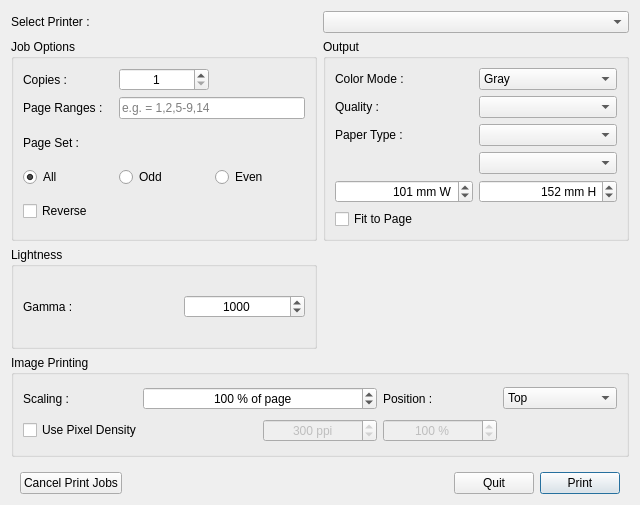
<?xml version="1.0" encoding="UTF-8"?>
<ui version="4.0">
 <class>Dialog</class>
 <widget class="QDialog" name="Dialog">
  <property name="geometry">
   <rect>
    <x>0</x>
    <y>0</y>
    <width>640</width>
    <height>505</height>
   </rect>
  </property>
  <property name="windowTitle">
   <string>Quik Print</string>
  </property>
  <layout class="QGridLayout" name="gridLayout_4">
   <property name="bottomMargin">
    <number>2</number>
   </property>
   <item row="0" column="0">
    <widget class="QLabel" name="label_7">
     <property name="text">
      <string>Select Printer :</string>
     </property>
    </widget>
   </item>
   <item row="0" column="1">
    <widget class="QComboBox" name="printersCombo"/>
   </item>
   <item row="1" column="0">
    <widget class="QGroupBox" name="groupBox">
     <property name="title">
      <string>Job Options</string>
     </property>
     <layout class="QGridLayout" name="gridLayout">
      <item row="0" column="0">
       <widget class="QLabel" name="label_4">
        <property name="text">
         <string>Copies :</string>
        </property>
       </widget>
      </item>
      <item row="0" column="1">
       <widget class="QSpinBox" name="copiesSpin">
        <property name="alignment">
         <set>Qt::AlignCenter</set>
        </property>
        <property name="minimum">
         <number>1</number>
        </property>
       </widget>
      </item>
      <item row="3" column="0">
       <widget class="QLabel" name="label_6">
        <property name="text">
         <string>Page Set :</string>
        </property>
       </widget>
      </item>
      <item row="4" column="0">
       <widget class="QRadioButton" name="pageSetAll">
        <property name="text">
         <string>All</string>
        </property>
        <property name="checked">
         <bool>true</bool>
        </property>
       </widget>
      </item>
      <item row="4" column="1">
       <widget class="QRadioButton" name="pageSetOdd">
        <property name="text">
         <string>Odd</string>
        </property>
        <property name="icon">
         <iconset resource="resources.qrc">
          <normaloff>:/icons/odd-page.png</normaloff>:/icons/odd-page.png</iconset>
        </property>
        <property name="iconSize">
         <size>
          <width>16</width>
          <height>16</height>
         </size>
        </property>
       </widget>
      </item>
      <item row="4" column="2">
       <widget class="QRadioButton" name="pageSetEven">
        <property name="text">
         <string>Even</string>
        </property>
        <property name="icon">
         <iconset resource="resources.qrc">
          <normaloff>:/icons/even-page.png</normaloff>:/icons/even-page.png</iconset>
        </property>
        <property name="iconSize">
         <size>
          <width>16</width>
          <height>16</height>
         </size>
        </property>
       </widget>
      </item>
      <item row="2" column="1" colspan="2">
       <widget class="QLineEdit" name="pagerangeEdit">
        <property name="placeholderText">
         <string>e.g. = 1,2,5-9,14</string>
        </property>
       </widget>
      </item>
      <item row="2" column="0">
       <widget class="QLabel" name="label_3">
        <property name="text">
         <string>Page Ranges :</string>
        </property>
       </widget>
      </item>
      <item row="5" column="0">
       <widget class="QCheckBox" name="reverseBtn">
        <property name="sizePolicy">
         <sizepolicy hsizetype="Minimum" vsizetype="Preferred">
          <horstretch>0</horstretch>
          <verstretch>0</verstretch>
         </sizepolicy>
        </property>
        <property name="text">
         <string>Reverse</string>
        </property>
       </widget>
      </item>
     </layout>
    </widget>
   </item>
   <item row="3" column="0" colspan="2">
    <widget class="QGroupBox" name="groupBox_3">
     <property name="title">
      <string>Image Printing</string>
     </property>
     <layout class="QGridLayout" name="gridLayout_3">
      <item row="0" column="0">
       <widget class="QLabel" name="label_8">
        <property name="text">
         <string>Scaling :</string>
        </property>
       </widget>
      </item>
      <item row="0" column="1" colspan="2">
       <widget class="QSpinBox" name="scalingSpin">
        <property name="alignment">
         <set>Qt::AlignCenter</set>
        </property>
        <property name="suffix">
         <string> % of page</string>
        </property>
        <property name="minimum">
         <number>5</number>
        </property>
        <property name="maximum">
         <number>800</number>
        </property>
        <property name="value">
         <number>100</number>
        </property>
       </widget>
      </item>
      <item row="0" column="3">
       <widget class="QLabel" name="label_9">
        <property name="text">
         <string>Position :</string>
        </property>
       </widget>
      </item>
      <item row="0" column="4">
       <widget class="QComboBox" name="positionCombo">
        <item>
         <property name="text">
          <string>Top</string>
         </property>
        </item>
        <item>
         <property name="text">
          <string>Center</string>
         </property>
        </item>
        <item>
         <property name="text">
          <string>Bottom</string>
         </property>
        </item>
       </widget>
      </item>
      <item row="1" column="0" colspan="2">
       <widget class="QCheckBox" name="pixelDensityBtn">
        <property name="text">
         <string>Use Pixel Density</string>
        </property>
       </widget>
      </item>
      <item row="1" column="2">
       <widget class="QSpinBox" name="ppiSpin">
        <property name="enabled">
         <bool>false</bool>
        </property>
        <property name="alignment">
         <set>Qt::AlignCenter</set>
        </property>
        <property name="suffix">
         <string> ppi</string>
        </property>
        <property name="minimum">
         <number>100</number>
        </property>
        <property name="maximum">
         <number>1200</number>
        </property>
        <property name="value">
         <number>300</number>
        </property>
       </widget>
      </item>
      <item row="1" column="3">
       <widget class="QSpinBox" name="naturalScalingSpin">
        <property name="enabled">
         <bool>false</bool>
        </property>
        <property name="alignment">
         <set>Qt::AlignCenter</set>
        </property>
        <property name="suffix">
         <string> %</string>
        </property>
        <property name="maximum">
         <number>400</number>
        </property>
        <property name="value">
         <number>100</number>
        </property>
       </widget>
      </item>
     </layout>
    </widget>
   </item>
   <item row="5" column="0" colspan="2">
    <widget class="QWidget" name="widget" native="true">
     <property name="sizePolicy">
      <sizepolicy hsizetype="Preferred" vsizetype="Fixed">
       <horstretch>0</horstretch>
       <verstretch>0</verstretch>
      </sizepolicy>
     </property>
     <layout class="QHBoxLayout" name="horizontalLayout">
      <item>
       <widget class="QPushButton" name="cancelJobsBtn">
        <property name="text">
         <string>Cancel Print Jobs</string>
        </property>
        <property name="icon">
         <iconset theme="edit-clear">
          <normaloff/>
         </iconset>
        </property>
        <property name="iconSize">
         <size>
          <width>24</width>
          <height>24</height>
         </size>
        </property>
       </widget>
      </item>
      <item>
       <spacer name="horizontalSpacer">
        <property name="orientation">
         <enum>Qt::Horizontal</enum>
        </property>
        <property name="sizeHint" stdset="0">
         <size>
          <width>435</width>
          <height>20</height>
         </size>
        </property>
       </spacer>
      </item>
      <item>
       <widget class="QPushButton" name="quitBtn">
        <property name="text">
         <string>Quit</string>
        </property>
        <property name="icon">
         <iconset theme="process-stop">
          <normaloff/>
         </iconset>
        </property>
       </widget>
      </item>
      <item>
       <widget class="QPushButton" name="printBtn">
        <property name="text">
         <string>Print</string>
        </property>
        <property name="icon">
         <iconset theme="document-print">
          <normaloff/>
         </iconset>
        </property>
        <property name="default">
         <bool>true</bool>
        </property>
       </widget>
      </item>
     </layout>
    </widget>
   </item>
   <item row="2" column="0">
    <widget class="QGroupBox" name="groupBox_4">
     <property name="title">
      <string>Lightness</string>
     </property>
     <layout class="QHBoxLayout" name="horizontalLayout_2">
      <property name="spacing">
       <number>40</number>
      </property>
      <item>
       <widget class="QLabel" name="label_10">
        <property name="text">
         <string>Gamma :</string>
        </property>
       </widget>
      </item>
      <item>
       <widget class="QSpinBox" name="gammaSpin">
        <property name="alignment">
         <set>Qt::AlignCenter</set>
        </property>
        <property name="minimum">
         <number>250</number>
        </property>
        <property name="maximum">
         <number>4000</number>
        </property>
        <property name="singleStep">
         <number>10</number>
        </property>
        <property name="value">
         <number>1000</number>
        </property>
       </widget>
      </item>
     </layout>
    </widget>
   </item>
   <item row="1" column="1">
    <widget class="QGroupBox" name="groupBox_2">
     <property name="title">
      <string>Output</string>
     </property>
     <layout class="QGridLayout" name="gridLayout_2">
      <item row="2" column="1">
       <widget class="QComboBox" name="qualityCombo"/>
      </item>
      <item row="2" column="0">
       <widget class="QLabel" name="label_2">
        <property name="text">
         <string>Quality :</string>
        </property>
       </widget>
      </item>
      <item row="0" column="0">
       <widget class="QLabel" name="label">
        <property name="text">
         <string>Color Mode :</string>
        </property>
       </widget>
      </item>
      <item row="4" column="1">
       <widget class="QComboBox" name="paperSizeCombo"/>
      </item>
      <item row="5" column="0">
       <widget class="QSpinBox" name="widthSpin">
        <property name="alignment">
         <set>Qt::AlignRight|Qt::AlignTrailing|Qt::AlignVCenter</set>
        </property>
        <property name="suffix">
         <string> mm W</string>
        </property>
        <property name="maximum">
         <number>400</number>
        </property>
        <property name="value">
         <number>101</number>
        </property>
       </widget>
      </item>
      <item row="5" column="1">
       <widget class="QSpinBox" name="heightSpin">
        <property name="alignment">
         <set>Qt::AlignRight|Qt::AlignTrailing|Qt::AlignVCenter</set>
        </property>
        <property name="suffix">
         <string> mm H</string>
        </property>
        <property name="maximum">
         <number>400</number>
        </property>
        <property name="value">
         <number>152</number>
        </property>
       </widget>
      </item>
      <item row="6" column="0" colspan="2">
       <widget class="QCheckBox" name="fitToPageBtn">
        <property name="text">
         <string>Fit to Page</string>
        </property>
       </widget>
      </item>
      <item row="3" column="0">
       <widget class="QLabel" name="label_11">
        <property name="text">
         <string>Paper Type :</string>
        </property>
       </widget>
      </item>
      <item row="3" column="1">
       <widget class="QComboBox" name="paperTypeCombo"/>
      </item>
      <item row="0" column="1">
       <widget class="QComboBox" name="colorModeCombo">
        <item>
         <property name="text">
          <string>Gray</string>
         </property>
         <property name="icon">
          <iconset resource="resources.qrc">
           <normaloff>:/icons/grayscale.png</normaloff>:/icons/grayscale.png</iconset>
         </property>
        </item>
        <item>
         <property name="text">
          <string>Color</string>
         </property>
         <property name="icon">
          <iconset resource="resources.qrc">
           <normaloff>:/icons/color.png</normaloff>:/icons/color.png</iconset>
         </property>
        </item>
       </widget>
      </item>
     </layout>
    </widget>
   </item>
  </layout>
 </widget>
 <resources>
  <include location="resources.qrc"/>
 </resources>
 <connections/>
</ui>
